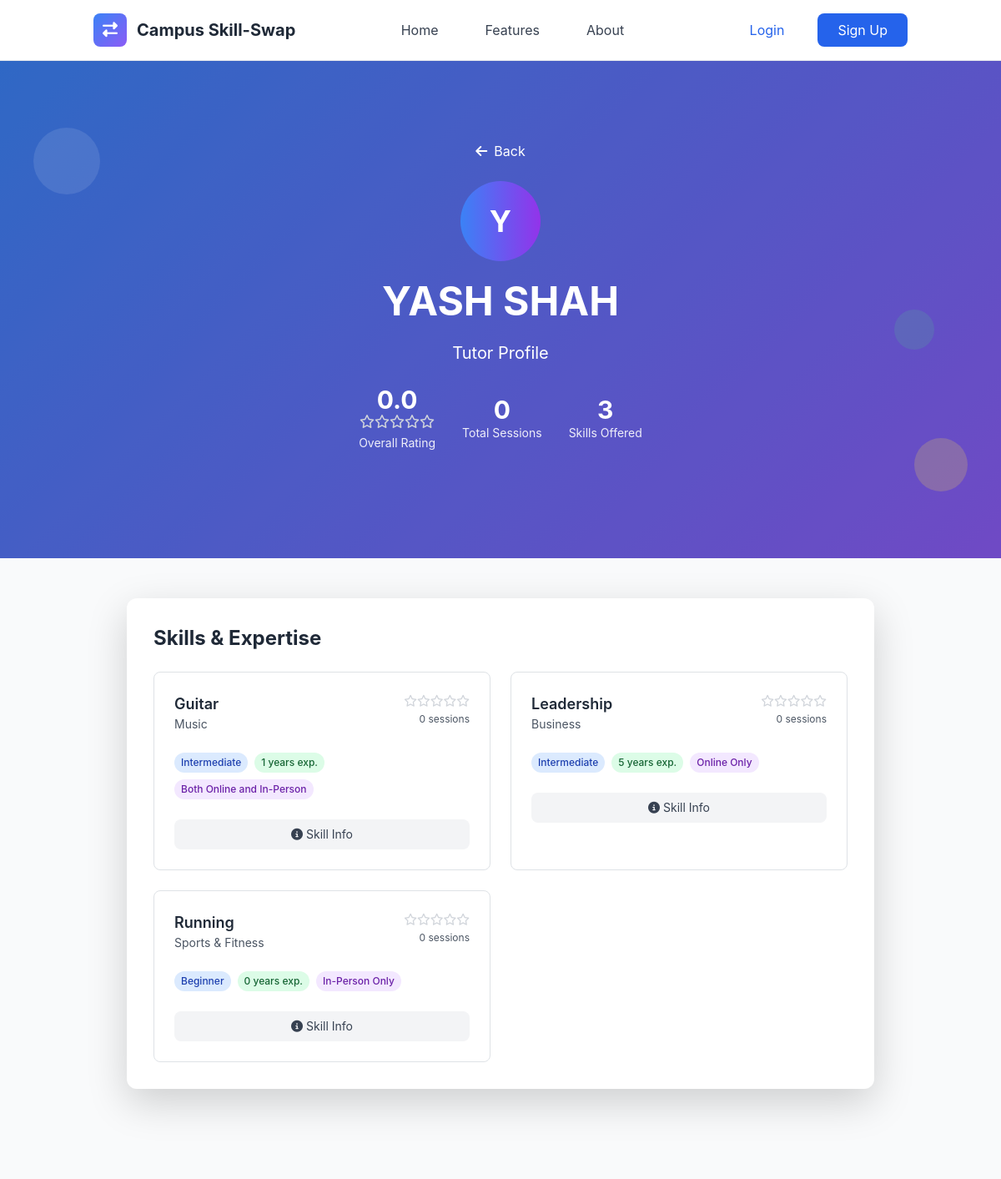
Screenshot of /skills/tutor/3/ with the database file from the repository.
### skills/models.py (models this page shows, shortened)
class OfferedSkill(models.Model):
    PROFICIENCY_LEVELS = [
        ('beginner', 'Beginner'),
        ('intermediate', 'Intermediate'),
        ('advanced', 'Advanced'),
        ('expert', 'Expert'),
    ]
    user = models.ForeignKey(User, on_delete=models.CASCADE, related_name='offered_skills')
    skill = models.ForeignKey(Skill, on_delete=models.CASCADE, related_name='offered_by_users')
    proficiency_level = models.CharField(max_length=20, choices=PROFICIENCY_LEVELS)
    description = models.TextField(blank=True, help_text="Describe your experience with this skill")
    years_of_experience = models.PositiveIntegerField(default=0)
    is_active = models.BooleanField(default=True)
    teaching_preference = models.CharField(max_length=20, choices=[
        ('online', 'Online Only'),
        ('in_person', 'In-Person Only'),
        ('both', 'Both Online and In-Person'),
    ], default='both')
    max_students_per_session = models.PositiveIntegerField(default=1)
    created_at = models.DateTimeField(auto_now_add=True)
    updated_at = models.DateTimeField(auto_now=True)
    total_sessions = models.PositiveIntegerField(default=0)
    average_rating = models.FloatField(default=0.0)
    class Meta:
        ordering = ['-created_at']
        unique_together = ['user', 'skill']
        db_table = 'offeredskill'

class Skill(models.Model):
    name = models.CharField(max_length=100)
    category = models.ForeignKey(SkillCategory, on_delete=models.CASCADE, related_name='skills')
    description = models.TextField(blank=True)
    is_popular = models.BooleanField(default=False)
    created_at = models.DateTimeField(auto_now_add=True)
    updated_at = models.DateTimeField(auto_now=True)
    class Meta:
        ordering = ['category__name', 'name']
        unique_together = ['name', 'category']

class SkillCategory(models.Model):
    name = models.CharField(max_length=100, unique=True)
    description = models.TextField(blank=True)
    icon = models.CharField(max_length=50, blank=True, help_text="CSS icon class")
    color = models.CharField(max_length=7, default='#3B82F6', help_text="Hex color code")
    is_active = models.BooleanField(default=True)
    created_at = models.DateTimeField(auto_now_add=True)
    updated_at = models.DateTimeField(auto_now=True)
    class Meta:
        ordering = ['name']
        verbose_name_plural = "Skill Categories"
        db_table = 'category'

### skills/views.py (the view)
# urls.py: path('tutor/<int:user_id>/', views.TutorProfileView.as_view(), name='tutor_profile'),
class TutorProfileView(DetailView):
    model = User
    template_name = 'skills/tutor_profile.html'
    context_object_name = 'tutor'
    pk_url_kwarg = 'user_id'
    def get_context_data(self, **kwargs):
        context = super().get_context_data(**kwargs)
        tutor = self.get_object()
        offered_skills = (OfferedSkill.objects
                         .filter(user=tutor, is_active=True)
                         .select_related('skill', 'skill__category')
                         .order_by('-average_rating', 'skill__name'))
        context['offered_skills'] = offered_skills
        overall_rating = offered_skills.aggregate(
            avg_rating=Avg('average_rating'),
            total_sessions=Count('total_sessions')
        )
        context['overall_rating'] = overall_rating['avg_rating'] or 0
        context['total_sessions'] = sum([skill.total_sessions for skill in offered_skills])
        return context

### templates/skills/tutor_profile.html (shortened to what this page needs)
{% extends 'base.html' %}
{% load static %}
{% block content %}
<section class="gradient-bg relative overflow-hidden">
    <div class="absolute inset-0 bg-black opacity-20"></div>
    <div class="relative container mx-auto px-4 py-16 lg:py-24">
        <div class="text-center text-white">
            <nav class="mb-6">
                <a href="javascript:history.back()" class="text-white hover:text-yellow-300 transition-colors">
                    <i class="fas fa-arrow-left mr-2"></i>Back
                </a>
            </nav>
            <div class="w-24 h-24 bg-gradient-to-r from-blue-500 to-purple-600 rounded-full flex items-center justify-center text-white text-4xl font-bold mx-auto mb-6">
                {{ tutor.first_name.0|default:tutor.username.0|upper }}
            </div>
            <h1 class="text-4xl lg:text-5xl font-bold mb-4">
                {{ tutor.first_name }} {{ tutor.last_name|default:tutor.username }}
            </h1>
            <p class="text-lg lg:text-xl mb-6">Tutor Profile</p>
            <div class="flex justify-center items-center space-x-8 mb-8">
                <div class="text-center">
                    <div class="text-3xl font-bold">{{ overall_rating|floatformat:1 }}</div>
                    <div class="flex justify-center mb-2">
                        {% for i in "12345" %}
                            {% if forloop.counter <= overall_rating|floatformat:0 %}
                                <i class="fas fa-star text-yellow-400"></i>
                            {% else %}
                                <i class="far fa-star text-gray-300"></i>
                            {% endif %}
                        {% endfor %}
                    </div>
                    <div class="text-sm opacity-90">Overall Rating</div>
                </div>
                <div class="text-center">
                    <div class="text-3xl font-bold">{{ total_sessions }}</div>
                    <div class="text-sm opacity-90">Total Sessions</div>
                </div>
                <div class="text-center">
                    <div class="text-3xl font-bold">{{ offered_skills|length }}</div>
                    <div class="text-sm opacity-90">Skills Offered</div>
                </div>
            </div>
        </div>
    </div>
    <div class="absolute top-20 left-10 w-20 h-20 bg-white opacity-10 rounded-full animate-bounce"></div>
    <div class="absolute bottom-20 right-10 w-16 h-16 bg-yellow-300 opacity-20 rounded-full animate-pulse"></div>
    <div class="absolute top-1/2 right-20 w-12 h-12 bg-green-400 opacity-15 rounded-full animate-bounce delay-75"></div>
</section>
<section class="py-12 bg-gray-50">
    <div class="container mx-auto px-4">
        <div class="max-w-4xl mx-auto">
            {% if offered_skills %}
                <div class="bg-white rounded-xl shadow-lg p-8 mb-8">
                    <h2 class="text-2xl font-bold text-gray-800 mb-6">Skills & Expertise</h2>
                    <div class="grid md:grid-cols-2 gap-6">
                        {% for skill in offered_skills %}
                        <div class="border border-gray-200 rounded-lg p-6 hover:shadow-md transition-shadow">
                            <div class="flex items-start justify-between mb-4">
                                <div>
                                    <h3 class="text-lg font-semibold text-gray-800">{{ skill.skill.name }}</h3>
                                    <p class="text-sm text-gray-600">{{ skill.skill.category.name }}</p>
                                </div>
                                <div class="text-right">
                                    <div class="flex items-center justify-end mb-1">
                                        {% for i in "12345" %}
                                            {% if forloop.counter <= skill.average_rating|floatformat:0 %}
                                                <i class="fas fa-star text-yellow-400 text-sm"></i>
                                            {% else %}
                                                <i class="far fa-star text-gray-300 text-sm"></i>
                                            {% endif %}
                                        {% endfor %}
                                    </div>
                                    <p class="text-xs text-gray-600">{{ skill.total_sessions }} sessions</p>
                                </div>
                            </div>
                            <div class="mb-4">
                                <div class="flex flex-wrap gap-2">
                                    <span class="inline-block bg-blue-100 text-blue-800 px-2 py-1 rounded-full text-xs font-medium">
                                        {{ skill.get_proficiency_level_display }}
                                    </span>
                                    <span class="inline-block bg-green-100 text-green-800 px-2 py-1 rounded-full text-xs font-medium">
                                        {{ skill.years_of_experience }} years exp.
                                    </span>
                                    <span class="inline-block bg-purple-100 text-purple-800 px-2 py-1 rounded-full text-xs font-medium">
                                        {{ skill.get_teaching_preference_display }}
                                    </span>
                                </div>
                            </div>
                            <div class="flex space-x-2">
                                <a href="{% url 'skills:skill_detail' skill.skill.id %}" class="w-full bg-gray-100 text-gray-700 py-2 px-3 rounded-lg text-center text-sm hover:bg-gray-200 transition-colors">
                                    <i class="fas fa-info-circle mr-1"></i>Skill Info
                                </a>
                            </div>
                        </div>
                        {% endfor %}
                    </div>
                </div>
            {% else %}
                <div class="bg-white rounded-xl shadow-lg p-12 text-center">
                    <i class="fas fa-info-circle text-gray-400 text-6xl mb-6"></i>
                    <h3 class="text-2xl font-semibold text-gray-700 mb-4">No Skills Listed</h3>
                    <p class="text-gray-600">This tutor hasn't added any skills yet.</p>
                </div>
            {% endif %}
        </div>
    </div>
</section>
{% endblock %}

### rows the page displays
OfferedSkill: skill.name "Guitar", skill.category.name "Music", average_rating 0 (drawn), total_sessions "0", proficiency_level "Intermediate", years_of_experience "1", teaching_preference "Both Online and In-Person"
OfferedSkill: skill.name "Leadership", skill.category.name "Business", average_rating 0 (drawn), total_sessions "0", proficiency_level "Intermediate", years_of_experience "5", teaching_preference "Online Only"
OfferedSkill: skill.name "Running", skill.category.name "Sports & Fitness", average_rating 0 (drawn), total_sessions "0", proficiency_level "Beginner", years_of_experience "0", teaching_preference "In-Person Only"

### other values shown
{{ tutor.first_name.0|default:tutor.username.0|upper }} "Y"
{{ tutor.first_name }} "YASH"
{{ tutor.last_name|default:tutor.username }} "SHAH"
{{ overall_rating|floatformat:1 }} "0.0"
{{ total_sessions }} "0"
{{ offered_skills|length }} "3"
